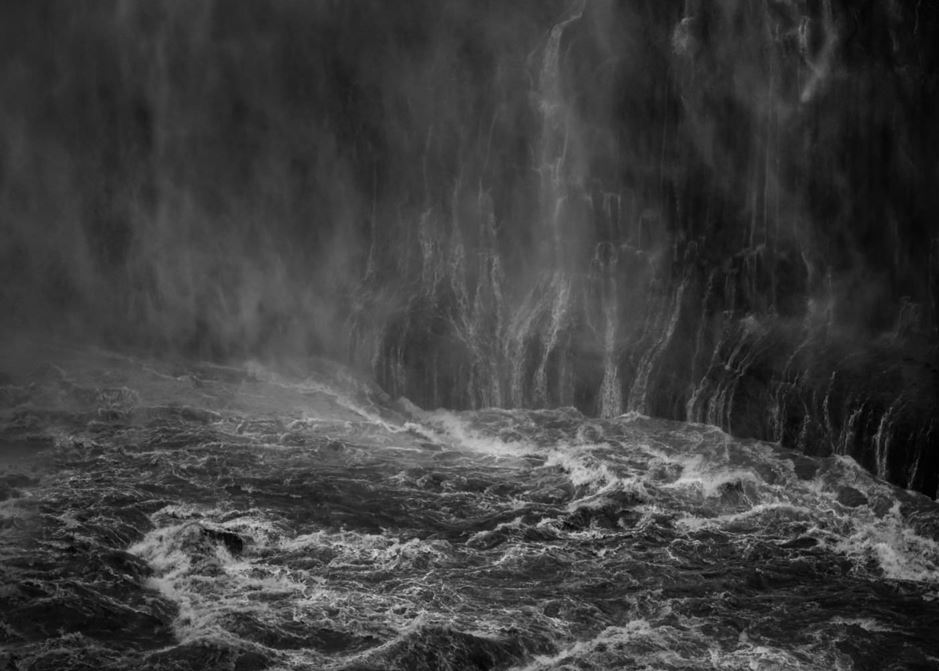
%> input picture TGM_WS_MATLAB/HW1/Histogram/HW1_DarkImage.jpg, 939 x 671 px
$ octave Histogram_equalization.m   (GNU Octave 9; MATLAB toolbox functions it lacks are replaced by stand-ins)
%> lines starting %> are read from the running program, lines starting %| are printed output that depends on the picture
%%%%%%%%%%%
A = imread('HW1_DarkImage.jpg');
%> A is the input picture: size 671x939x3 uint8; min 0, max 221, mean 62.5
Heq = histeq(A);
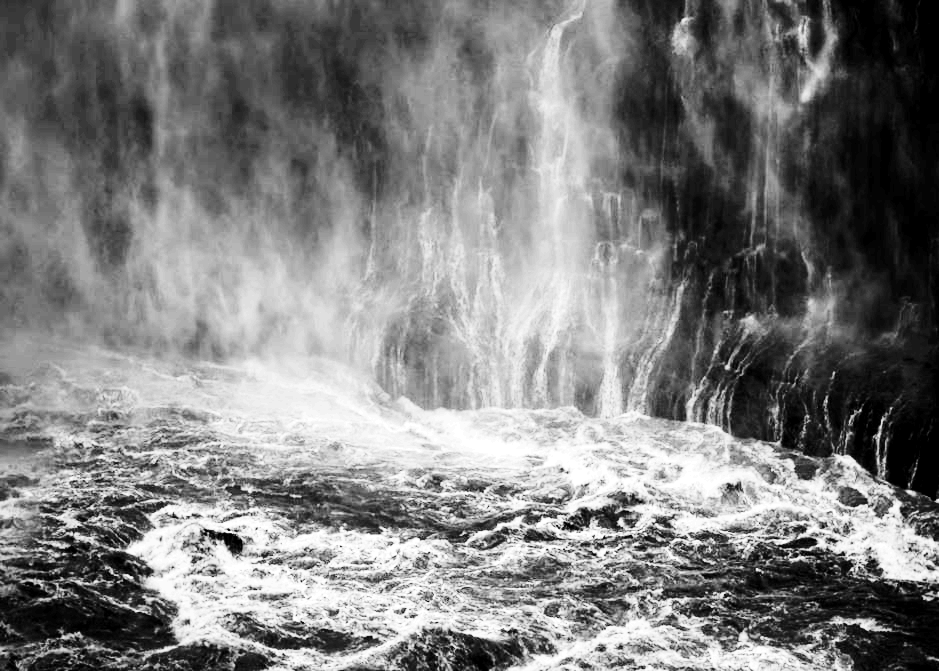
%> Heq: size 671x939x3 uint8; min 0, max 255, mean 127.3
imshowpair(A, Heq, 'montage')
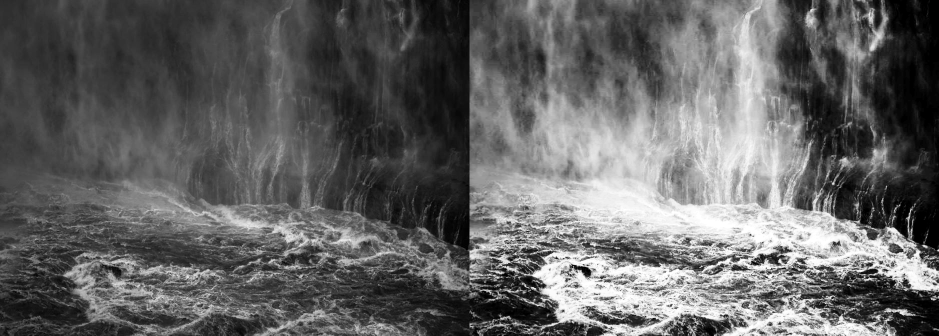
%> displayed picture: size 671x1878x3, on the screen's scale of 0 to 255 (shown at 1/2 size); min 0, max 255, mean 99.7
imhist(A,100)
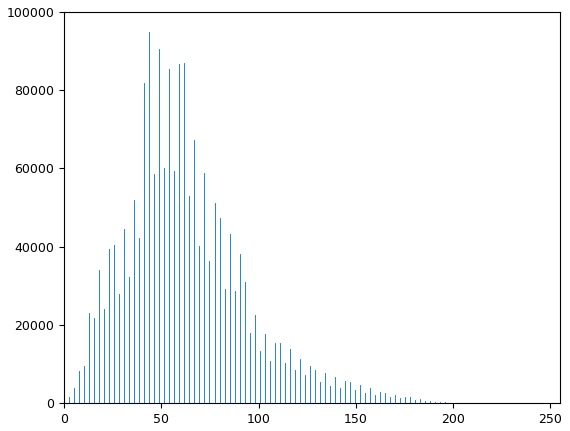
%> figure redrawn from the program's plot data; highest point at x = 43.79, y = 94815
imhist(Heq,100)
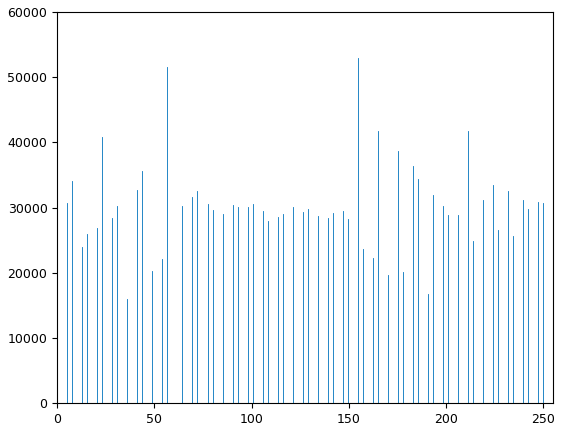
%> figure redrawn from the program's plot data; highest point at x = 154.5, y = 53010

$ run again, with TGM_WS_MATLAB/HW1/Histogram/HW1_HistogramRefImage.jpg copied over TGM_WS_MATLAB/HW1/Histogram/HW1_DarkImage.jpg
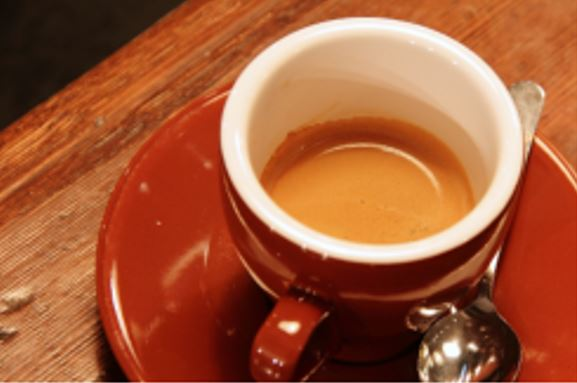
%> input picture TGM_WS_MATLAB/HW1/Histogram/HW1_HistogramRefImage.jpg, 577 x 383 px
%> A is the input picture: size 383x577x3 uint8; mean R, G, B 164.4, 88.9, 54.1
%> `imshowpair(A, Heq, 'montage')`:
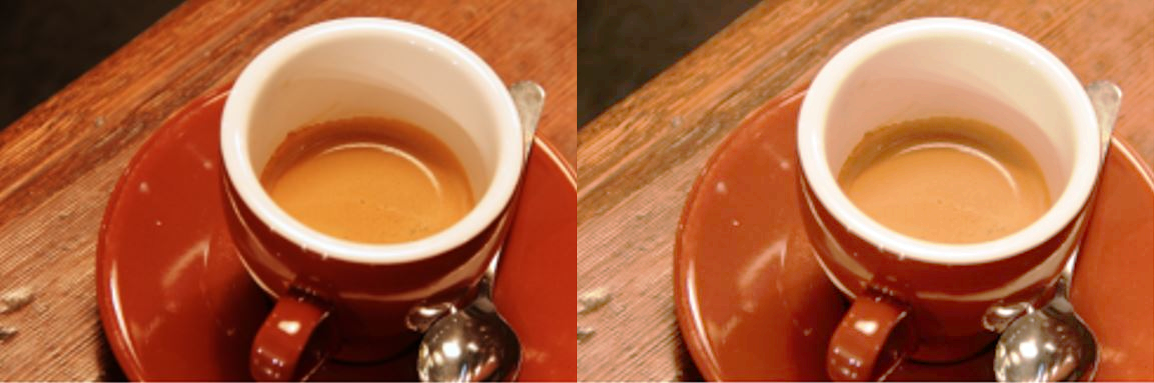
%> displayed picture: size 383x1154x3, on the screen's scale of 0 to 255; mean R, G, B 174.6, 102.6, 65.8
%> `imhist(Heq,100)`:
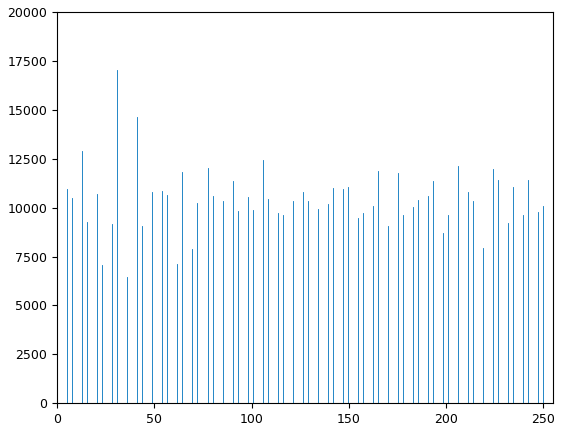
%> figure redrawn from the program's plot data; highest point at x = 30.91, y = 17036
